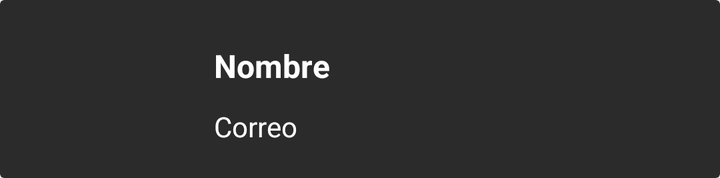
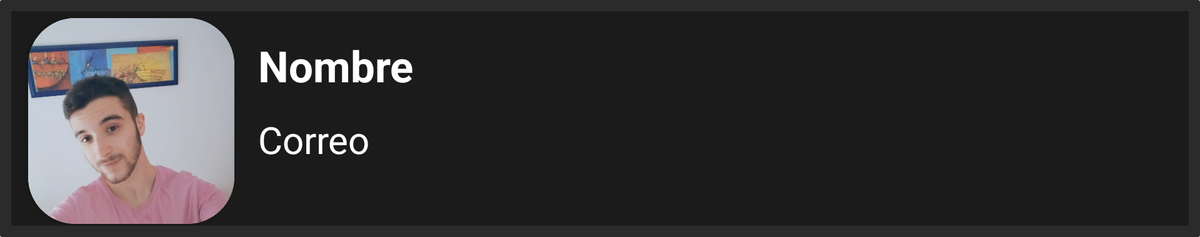

Compare how this app lays out the same screen by default and in its alternative resource folder. The renders come first, then the two layout files and the values they reference.
<!-- AndroidManifest.xml: application theme Theme.Miaprueba -->
<!-- res/layout/usuarios_layout.xml -->
<?xml version="1.0" encoding="utf-8"?>
<androidx.cardview.widget.CardView xmlns:android="http://schemas.android.com/apk/res/android"
    xmlns:app="http://schemas.android.com/apk/res-auto"
    xmlns:tools="http://schemas.android.com/tools"
    android:layout_width="match_parent"
    android:layout_height="wrap_content"

    android:backgroundTint="#2B2B2B">

    <androidx.constraintlayout.widget.ConstraintLayout
        android:layout_width="match_parent"
        android:layout_height="wrap_content"
        android:padding="2dp"
        android:backgroundTint="#2B2B2B"
        >


            <ImageView
                android:layout_height="85dp"
                android:layout_width="80dp"
                android:id="@+id/imageView"
                app:srcCompat="@drawable/noimage"
                android:scaleType="centerCrop"
                app:layout_constraintStart_toStartOf="parent"
                app:layout_constraintTop_toTopOf="parent"
                />


        <TextView
            android:id="@+id/tvNombre"
            android:layout_width="wrap_content"
            android:layout_height="wrap_content"
            android:layout_marginStart="25dp"
            android:layout_marginTop="20dp"
            android:text="Nombre"
            android:textColor="@color/white"
            android:textSize="16sp"
            android:textStyle="bold"
            app:layout_constraintStart_toEndOf="@+id/imageView"
            app:layout_constraintTop_toTopOf="parent" />

        <TextView
            android:id="@+id/tvCorreo"
            android:layout_width="297dp"
            android:layout_height="19dp"
            android:layout_marginTop="10dp"
            android:textColor="@color/white"
            android:text="Correo"
            app:layout_constraintStart_toStartOf="@+id/tvNombre"
            app:layout_constraintTop_toBottomOf="@+id/tvNombre" />
    </androidx.constraintlayout.widget.ConstraintLayout>
</androidx.cardview.widget.CardView>
<!-- resources referenced by this layout -->
<resources>
  <color name="white">#FFFFFFFF</color>
  <style name="Theme.Miaprueba" parent="Theme.MaterialComponents.DayNight.NoActionBar">
          
          <item name="colorPrimary">@color/purple_500</item>
          <item name="colorPrimaryVariant">@color/purple_700</item>
          <item name="colorOnPrimary">@color/white</item>
          
          <item name="colorSecondary">@color/teal_200</item>
          <item name="colorSecondaryVariant">@color/teal_700</item>
          <item name="colorOnSecondary">@color/black</item>
          
          <item name="android:statusBarColor" tools:targetApi="l">?attr/colorPrimaryVariant</item>
          
  
      </style>
  <color name="purple_500">#FF6200EE</color>
  <color name="purple_700">#FF3700B3</color>
  <color name="teal_200">#FF03DAC5</color>
  <color name="teal_700">#FF018786</color>
  <color name="black">#FF000000</color>
</resources>
<!-- res/layout-sw720dp/usuarios_layout.xml (the repository's variant of the layout above) -->
<!-- drawn on a large tablet held sideways -->
<?xml version="1.0" encoding="utf-8"?>
<androidx.cardview.widget.CardView xmlns:android="http://schemas.android.com/apk/res/android"
    xmlns:app="http://schemas.android.com/apk/res-auto"
    xmlns:tools="http://schemas.android.com/tools"
    android:layout_width="match_parent"
    android:layout_height="wrap_content"
    android:backgroundTint="#2B2B2B">

    <androidx.constraintlayout.widget.ConstraintLayout
        android:layout_width="match_parent"
        android:layout_height="wrap_content"
        android:padding="2dp"
        android:layout_margin="12dp"
        android:background="#1B1B1B"
        >

        <androidx.cardview.widget.CardView
            android:layout_width="220dp"
            android:layout_height="220dp"
            android:id="@+id/cardImageView"
            app:cardCornerRadius="50dp"
            android:layout_marginStart="16dp"
            android:layout_marginTop="5dp"
            app:layout_constraintStart_toStartOf="parent"
            app:layout_constraintTop_toTopOf="parent">
            <ImageView
                android:layout_width="match_parent"
                android:id="@+id/imageView"
                android:layout_height="match_parent"
                app:srcCompat="@drawable/myfoto"
                android:scaleType="centerCrop"
                />
        </androidx.cardview.widget.CardView>

        <TextView
            android:id="@+id/tvNombre"
            android:layout_width="wrap_content"
            android:layout_height="wrap_content"
            android:layout_marginStart="25dp"
            android:layout_marginTop="25dp"
            android:text="Nombre"
            android:textColor="@color/white"
            android:textSize="46sp"
            android:textStyle="bold"
            app:layout_constraintStart_toEndOf="@+id/cardImageView"
            app:layout_constraintTop_toTopOf="parent" />

        <TextView
            android:id="@+id/tvCorreo"
            android:layout_width="wrap_content"
            android:layout_height="wrap_content"
            android:layout_marginTop="21dp"
            android:textColor="@color/white"
            android:textSize="40sp"
            android:text="Correo"
            app:layout_constraintStart_toStartOf="@+id/tvNombre"
            app:layout_constraintTop_toBottomOf="@+id/tvNombre" />
    </androidx.constraintlayout.widget.ConstraintLayout>
</androidx.cardview.widget.CardView>
<!-- resources referenced by the variant -->
<!-- as a large tablet held sideways resolves them -->
<resources>
  <color name="white">#FFFFFFFF</color>
  <!-- drawable myfoto: jpeg bitmap (drawable, 146670 bytes) -->
  <style name="Theme.Miaprueba" parent="Theme.MaterialComponents.DayNight.NoActionBar">
          
          <item name="colorPrimary">@color/purple_500</item>
          <item name="colorPrimaryVariant">@color/purple_700</item>
          <item name="colorOnPrimary">@color/white</item>
          
          <item name="colorSecondary">@color/teal_200</item>
          <item name="colorSecondaryVariant">@color/teal_700</item>
          <item name="colorOnSecondary">@color/black</item>
          
          <item name="android:statusBarColor" tools:targetApi="l">?attr/colorPrimaryVariant</item>
          
  
      </style>
  <color name="purple_500">#FF6200EE</color>
  <color name="purple_700">#FF3700B3</color>
  <color name="teal_200">#FF03DAC5</color>
  <color name="teal_700">#FF018786</color>
  <color name="black">#FF000000</color>
</resources>
